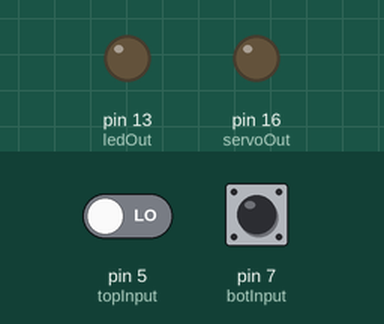
Recording of a sketch running on a simulated Arduino Uno, built with avr-gcc and run on an emulated ATmega328P. Shown: output pins drawn as LEDs (lit = HIGH). The inputs (shaded band) are chosen by the test bench; at power-on: pin 5 (topInput) LOW, pin 7 (botInput) LOW. What the sketch prints to the serial monitor is not drawn.

Above: at 1.2 s.
1.3 s: pin 5 (topInput) driven HIGH
Timing chart, 0 to 4.3 s (numbered marks = the images above; inputs shaded):
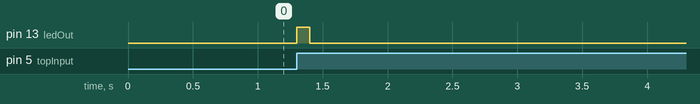

The sketch:

first_week_thing.ino
```cpp
#include<Servo.h>

//declare all of my consts
const int topInput = 5; // top means the top wire thats cominng out of the switch
const int botInput = 7; // the bottom one (the one that doesn't stay)
const int ledOut = 13;
const int servoOut = 16;

const int degPerAdvance = 10;

//the number of times the servo has been advanced
int timesAdvanced = 0;

//so it only advances once for everythrown switch
bool switchWasInMiddle = true;

Servo servo;


void setup() {
  // initialize serial communication at 9600 bits per second: so i can print ln
  Serial.begin(9600);

  //initalize pins
  pinMode(topInput, INPUT);
  pinMode(botInput, INPUT);
  pinMode(ledOut,   OUTPUT);
  pinMode(servoOut, OUTPUT);
}


void loop() {
  if ((digitalRead(topInput) == HIGH) && switchWasInMiddle == true) {
    //runs the advance method
    Serial.println("Advancing");
    switchWasInMiddle = false;
    advance();
  } else if ((digitalRead(botInput) == HIGH) && switchWasInMiddle == true) {
    //resets if switch is pushed up
    Serial.println("Reseting");
    switchWasInMiddle = false;
    reset();
  } else if ( digitalRead(topInput) == LOW && digitalRead(botInput) == LOW) {
    //if switch is in middle
    switchWasInMiddle = true;
  }

}
//this method runs when the switch is moved the the advance pos.
void advance() {
  timesAdvanced++;
  if (timesAdvanced >= (180 / degPerAdvance)) {
    timesAdvanced = -(180 / degPerAdvance);
    Serial.println("Wrapping Around");
  }
  //moves the servo
  servo.write(timesAdvanced * degPerAdvance);

  //blinkes the led the same number of times as abs(180/degPerAdvance) i think.  idk it just changes each time till
  for (int i = 0; i < abs(timesAdvanced) ; i++) {
    //this delay might be to fast idk.
    digitalWrite(ledOut, HIGH);
    delay(100);
    digitalWrite(ledOut, LOW);
    delay(100);
  }
}

//this method resets the servo.  the led is for a second or so.
void reset() {
  timesAdvanced = 0;
  digitalWrite(ledOut, HIGH);
  //reset servo below
  servo.write(0);
  delay (1000);
  digitalWrite(ledOut, LOW);
}
```

Measured:
- after the input at 1.3 s, pin 13 (ledOut): LOW → HIGH at once, → LOW 0.10 s later
